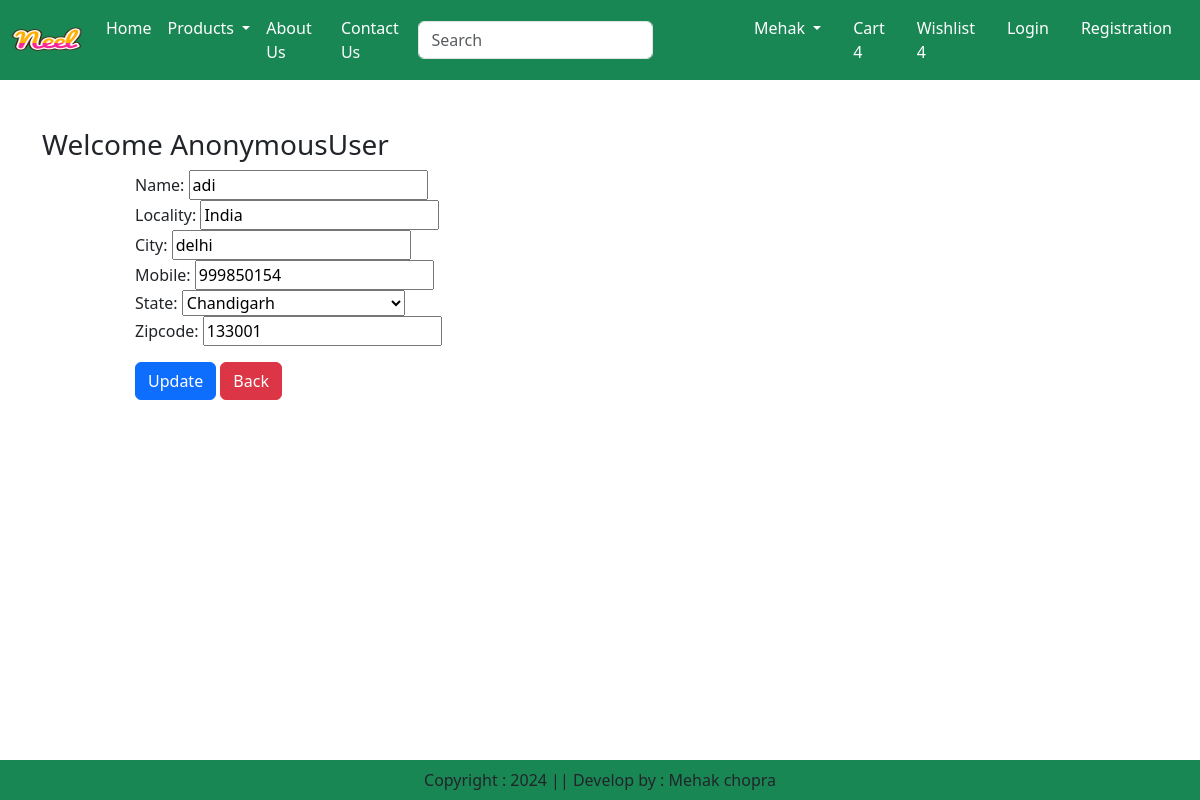
Screenshot of /updateAddress/1 with the database file from the repository.
### app/models.py (models this page shows, shortened)
class Customer(models.Model):
     user=        models.ForeignKey(User,on_delete=models.CASCADE)
     name=        models.CharField(max_length=500)
     locality=    models.CharField(max_length=500)
     city=        models.CharField(max_length=100)
     mobile=      models.IntegerField(default=0)
     zipcode=     models.IntegerField()
     state=       models.CharField(choices=STATE_CHOICES,max_length = 100)

### app/views.py (the view, shortened to what this page needs)
# urls.py: path("updateAddress/<int:pk>", views.updateAddress.as_view(),name="updateAddress"),
class updateAddress(View):
      def get(self,request,pk):
          add = Customer.objects.get(pk=pk)
          form = CustomerProfileForm(instance=add)
          return render(request, 'app/updateAddress.html',locals())

### app/forms.py
class CustomerProfileForm(forms.ModelForm):
      class Meta:
           model = Customer
           fields=['name','locality','city','mobile','state','zipcode']
           widget={
                'name':     forms.TextInput(attrs={'class':'form-control'}),
                'locality': forms.TextInput(attrs={'class' : 'form-control'}),
                'city':     forms.TextInput(attrs={'class':'form-control'}),
                'mobile':   forms.NumberInput(attrs={'class':'form-control'}),
                'state' :   forms.Select(attrs={'class':'form-control'}),
                'zipcode':  forms.NumberInput(attrs={'class':'form-control'}),
           }

### app/templates/app/updateAddress.html (shortened to what this page needs)
{% extends 'app/base.html' %}
{% load static %}
{% block main-content  %}
<div class="container my-5">
    <div class="row">
        <h3>Welcome <span class="text-capitalize">{{request.user}}</span></h3>
    </div>
    <div class="col-sm-8 offset-sm-1">
      <form action="" method="post">
          {% for fm in form %}
            {{fm.label_tag}} {{fm}} <small class="text-danger">{{fm.errors|striptags}}</small> <br>
          {% endfor  %}
          <div class="col-12 mt-3">
            <button type="submit" class="btn btn-primary">Update</button>
            <a href="{% url 'address' %}" type='button' class='btn btn-danger'>Back</a>
          </div>
     </form>
    </div>
</div>
{% endblock main-content    %}

### rows the page displays
Customer: form "adi" "India" "delhi" "999850154" "Chandigarh" "133001"

### other values shown
{{ request.user }} "AnonymousUser"
{{ fm.label_tag }} "Name:" "Locality:" "City:" "Mobile:" "State:" "Zipcode:"
